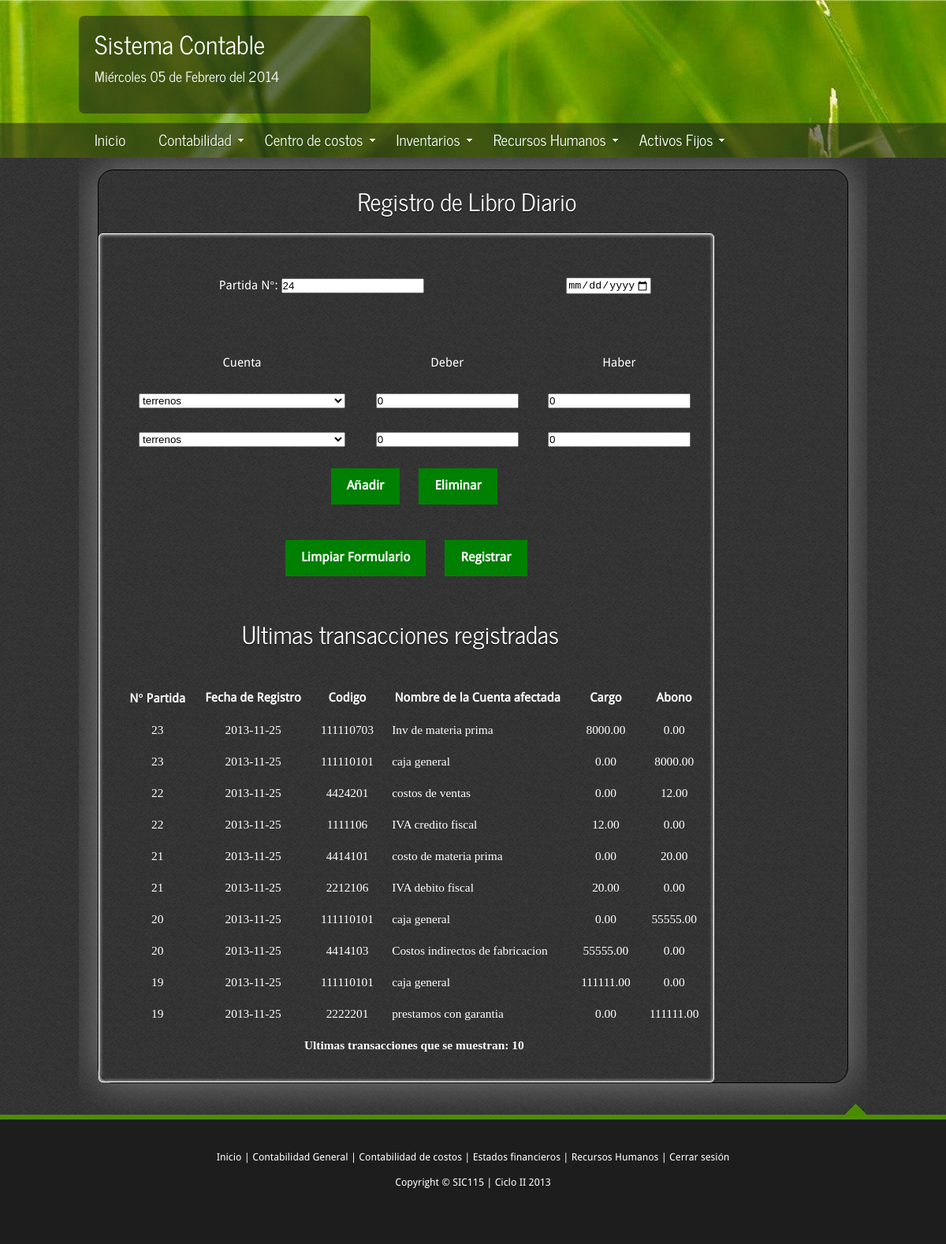
/registroDiario.php (signed in), run on an earlier commit of the app's database.
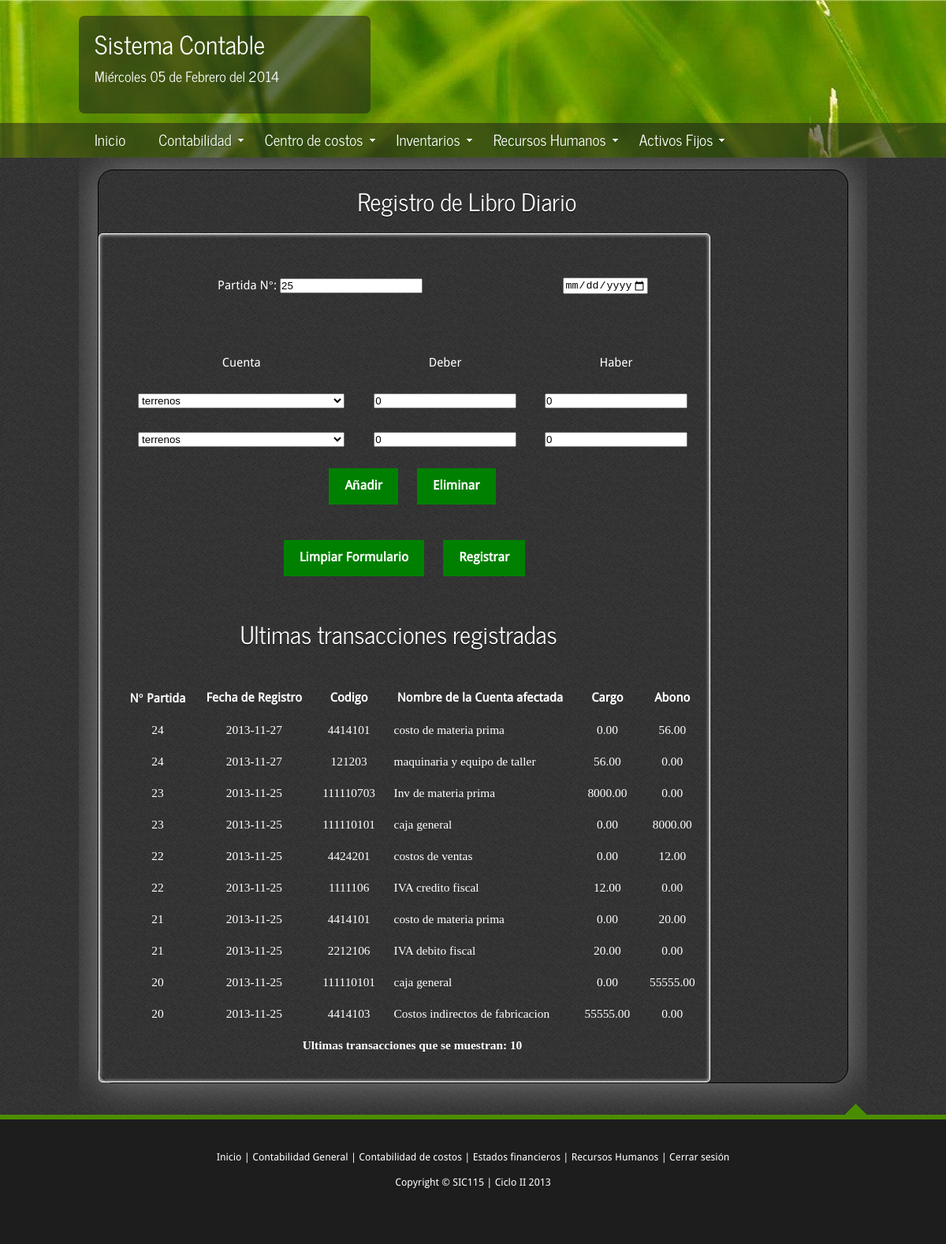
And on a later commit of the database.
### tables this page shows
CREATE TABLE IF NOT EXISTS `librodiario` (
  `NumeroTransaccion` int(10) NOT NULL,
  `CodigoCuenta` int(10) NOT NULL,
  `CargoLibroDiario` decimal(10,2) NOT NULL,
  `AbonoLibroDiario` decimal(10,2) NOT NULL,
  `FechaLibroDiario` date NOT NULL,
  PRIMARY KEY (`NumeroTransaccion`,`CodigoCuenta`)
);

CREATE TABLE IF NOT EXISTS `catalogodecuentas` (
  `CodCuenta` int(10) NOT NULL,
  `NombreCuenta` varchar(50) NOT NULL,
  `TipoCuenta` varchar(20) NOT NULL,
  `tipo2` varchar(10) NOT NULL,
  PRIMARY KEY (`CodCuenta`)
);

### registroDiario.php (the view, shortened to what this page needs)
<!DOCTYPE HTML>
<?php
   include 'funciones/funciones.php';
  $dias = array("Domingo","Lunes","Martes","Miércoles","Jueves","Viernes","Sábado");
  $meses = array("Enero","Febrero","Marzo","Abril","Mayo","Junio","Julio","Agosto","Septiembre","Octubre","Noviembre","Diciembre");
?>
<html>
<head>
  <link rel="stylesheet" type="text/css" href="css/style.css" />
  <link href="js/jquery-ui-1.10.3.custom/css/eggplant/jquery-ui-1.10.3.custom.css" rel="stylesheet">
</head>
<body>
  <div id="main">
    <header>
      <div id="logo">
        <div id="logo_text">
          <h1><a href="index.php">Sistema Contable</a><br> </h1>
             <h3> <?php
                echo $dias[date('w')]." ".date('d')." de ".$meses[date('n')-1]. " del ".date('Y');
              ?></h3>
        </div>
      </div>
      <nav>
          <?php mostrarMenu();
                function imprime_celdas($i){
                      echo "<td><select name=\"cuenta[]\" >";
                      include("conexion.php");
                      $con=mysql_connect($host,$user,$pw) or die("Problemas al conectar");
                      $QUERY = mysql_query("SELECT * FROM catalogodecuentas ", $con);
                      while ( $resultado = mysql_fetch_row($QUERY)){
                        echo "<option value='".$resultado[0]."'> ".$resultado[1]."</option>";
                      }
                  echo"</select> </td><td><input type='number' min='0' name=\"deber[]\" value='0'></td><td><input type='number' min='0' name=\"haber[]\" value='0'></td><tr>";
              }
          ?>
      </nav>
    </header>
    <div id="site_content">
      <div class="content"  style='width : 95%; border: 1px solid black; border-radius: 20px 20px 20px 20px; box-shadow:  0 0 50px gray;' >
        <h1 align="center">Registro de Libro Diario</h1>
        <form name="libro_diario" method="post" action="" style="padding: 5px;">
            <table class="tablaEntrada" style="border-spacing: 20px; width: 100%; text-aling=center;" >
                <tr>
                <td>Partida N°: <input name="partida" type="text" value= <?php
                                                                            include("conexion.php");
                                                                            $con=mysql_connect($host,$user,$pw) or die("Problemas al conectar");
                                                                            $QUERY = mysql_query("SELECT NumeroTransaccion FROM librodiario order by NumeroTransaccion desc", $con);
                                                                            $resultado = mysql_fetch_row($QUERY);
                                                                            if(!isset($resultado)){
                                                                              $numero = 0;
                                                                            }else{
                                                                              $numero = $resultado[0]+1;
                                                                            }
                                                                            echo "'".$numero."'";
                                                                        ?>  readonly></td>
                <td><input type="date" name="bday" max=<?php echo '"'.date('Y-m-d').'"';  ?> ></td>
                </tr>
            </table>
            <table class="tablaEntrada1" style="border-spacing: 10px; width: 100%; text-aling=center; ">
                <tr>
                <th>Cuenta</th>
                <th>Deber</th>
                <th>Haber</th>
                </tr>
                <?php
                    if(isset($_GET['u'])){
                    $u=$_GET['u'];
                      }
                    else {
                      $u=2;
                      }
                    for($i=0;$i<$u;$i++){
                      imprime_celdas($i);
                    }
                   echo "<tr>
                            <td colspan='3'>
                                <b><a class='boton' href='".$_SERVER['PHP_SELF']."?u=".($u+1)."'>Añadir</a>
                              </b>
                                <b><a class='boton' href='".$_SERVER['PHP_SELF']."?u=".($u-1)."'>Eliminar</a>
                              </b>
                            </td>
                         </tr>";
                ?>
            </table>
            <input class='boton' name ="boton" type="reset" value="Limpiar Formulario" >
            <input class='boton' name ="boton" type="submit" value="Registrar" >
            <table  class="tablaEntrada" style=" width: 100%; text-aling=left;" >
            <tr>
              <td><b>N° Partida</b></td>
              <td><b>Fecha de Registro</b></td>
              <td><b>Codigo</b></td>
              <td><b>Nombre de la Cuenta afectada</b></td>
              <td><b>Cargo</b></td>
              <td><b>Abono</b></td>
            </tr>
            <br>
            <br>
            <br>
            <br>
            <h1>Ultimas transacciones registradas</h1>
            <?php
              include("conexion.php");
              $link = @mysql_connect($host, $user,$pw)
                  or die ("Error al conectar a la base de datos.");
              $query = "SELECT * FROM librodiario ORDER BY NumeroTransaccion desc";
              $result = mysql_query($query);
              $numero = 0;
              $i=0;
             for($i; $i<10; $i++){
                $row=mysql_fetch_array($result);
                echo "<tr><td><font face=\"verdana\">".$row["NumeroTransaccion"]."</font></td>";
                echo "<td><font face=\"verdana\">".$row["FechaLibroDiario"]."</font></td>";
                echo "<td><font face=\"verdana\">".$row["CodigoCuenta"]."</font></td>";
                $setencia="SELECT NombreCuenta FROM  catalogodecuentas WHERE CodCuenta=".$row['CodigoCuenta'] ;
                $nombrecuenta=mysql_query($setencia, $link);
                $roww=mysql_fetch_array($nombrecuenta);
                echo "<td class=\"izquierda\"><font face=\"verdana\">".$roww['NombreCuenta']."</font></td>";
                echo "<td><font face=\"verdana\">".$row["CargoLibroDiario"]."</font></td>";
                echo "<td><font face=\"verdana\">".$row["AbonoLibroDiario"]."</font></td></tr>";
                $numero++;
              }
              echo "<tr><td colspan=\"15\"><font face=\"verdana\"><b>Ultimas transacciones que se muestran: " . $numero .
                  "</b></font></td></tr>";
            ?>
            </table>
        </form>
      </div>
    </div>
    <div id="scroll">
      <a title="Scroll to the top" class="top" href="#"><img src="images/top.png" alt="top" /></a>
    </div>
    <footer>
      <p></p>
      <p><a href="index.php">Inicio</a>
           | <a href="examples.php">Contabilidad General</a>
           | <a href="page.php">Contabilidad de costos</a>
           | <a href="another_page.php">Estados financieros</a>
           | <a href="contact.php">Recursos Humanos</a>
           | <a href="funciones/logout.php"> Cerrar sesión </a>
      </p>
      <p>Copyright &copy; SIC115 | Ciclo II 2013</p>
    </footer>
  </div>
</body>
</html>

### funciones/funciones.php (shortened to what this page needs)
<?php
function mostrarMenu() {
    echo '<div id="menu_container">
          <ul class="sf-menu" id="nav">
            <li><a href="inicio.php">Inicio</a></li>
            <li><a href="#">Contabilidad</a>
              <ul>
                <li><a href="registroDiario.php">Registros diarios</a></li>
                <li><a href="#">Catálogo de cuentas</a>
                <ul>
                    <li><a href="catalogoCuentasIngresar.php">Agregar cuentas</a></li>
                    <li><a href="catalogoCuentasEliminar.php">Eliminar cuentas</a></li>
                </ul>
                </li>
                <li><a href="#">Estados financieros</a>
                  <ul>
                    <li><a href="balanceComprobacion.php">Balance de comprobacion</a></li>
                    <li><a href="balanceResultado.php">Estado de Resultados</a></li>
                    <li><a href="#">Estado de capital</a></li>
                    <li><a href="balanceGeneral.php">Balance General</a></li>
                  </ul>
                </li>
            </ul>
            <li><a href="#">Centro de costos</a><ul>
                <li><a href="presupuestoCostoProduccion.php">Nueva orden de Produccion</a></li>
                <li><a href="listaDeOrdenes.php">Lista de ordenes de Produccion</a></li>
            </ul>
            </li>
            <li><a href="#">Inventarios</a>
            <ul>
                <li><a href="materiaPrima.php">Materia prima</a></li>
                <li><a href="#">Productos en proceso</a>
                <li><a href="#">Productos terminados</a>
                <li><a href="#">Materiales y suministros</a>
                </li>
            </ul>
            </li>
            <li><a href="#">Recursos Humanos</a>
            <ul>
                <li><a href="#">Empleados</a></li>
                <li><a href="#">Planilla</a></li>
            </ul>
            </li>
            <li><a href="#">Activos Fijos</a>
            <ul>
                <li><a href="ingresarMobiliarioYEquipo.php">Ingresar mobiliario y equipo</a></li>
                <li><a href="depreciacion.php">Depreciaciones</a></li>
            </ul>
            </li>
           </ul>
        </div>';
    }
?>

### css/style.css (style rules this page uses)
html { height: 100%; }
* { margin: 0; padding: 0; }
article, aside, figure, footer, header, hgroup, nav, section { display:block; }
body { font: normal .80em 'Droid Sans', arial, sans-serif; background: #F9F9F9; color: #FFF; }
p { padding: 0 0 16px 0; line-height: 1.7em; }
img { border: 0; }
h1, h2, h3, h4, h5, h6 { color: #FFF; letter-spacing: 0em; padding: 0 0 5px 0; }
h1, h2, h3 { font: normal 140% 'News Cycle', arial; margin: 0 0 15px 0; padding: 15px 0 5px 0; }
h3 { font-size: 140%; padding: 5px 0 0 0; }
a, a:hover { outline: none; text-decoration: none; color: #4D8D01; }
ul { margin: 2px 0 22px 17px; }
ul li { list-style-type: circle; margin: 0 0 6px 0; padding: 0 0 4px 5px; line-height: 1.5em; }
#main, #container, #logo, #site_content, footer { margin-left: auto; margin-right: auto; }
#main { background: #EEEEEE url(../images/dark.png); }
header { background: #444 url(../images/logo.jpg) no-repeat; height: 200px; }
#logo { width: 1000px; height: 180px; background: transparent; color: #888; padding: 20px 0 0 0; }
#logo #logo_text { width: 330px; border-radius: 7px; -moz-border-radius: 7px; -webkit-border: 7px; background: transparent url(../images/menubar.png); left: 0; padding: 10px 20px 20px 20px; }
#logo h1, #logo h2 { font: normal 250% 'News Cycle', arial, sans-serif; border-bottom: 0; text-transform: none; margin: 0; }
#logo_text h1, #logo_text h1 a, #logo_text h1 a:hover { padding: 0; color: #FFF; text-decoration: none; }
nav { height: 44px; margin: -44px auto 0 auto; color: #fef4e9; background: transparent url(../images/menubar.png); }
#menu_container { width: 1000px; margin: 0 auto 0 auto; }
#site_content { width: 1000px; overflow: hidden; margin: 0px auto 0 auto; padding: 15px 0 25px 0; text-shadow: 0 1px #000; text-align: center; }
.sidebar h3, .content h1 { padding: 0 15px 20px 0; font: 200% 'News Cycle', arial, sans-serif; text-shadow: #000 0 1px; margin: 0 1px; }
.content { display: inline-block; text-align: left; width: 740px; margin: 0 0 15px 0; font-size: 120%; padding: 14px 0 0 0; }
footer { font: 100% 'Droid Sans', arial, sans-serif; height: 125px; padding: 28px 0 5px 0; text-align: center; background: #1D1D1D; color: #FFF; margin: 0; border-top: 6px solid #4D8D01; }
footer p { line-height: 1.7em; padding: 0 0 10px 0; }
footer a { color: #FFF; text-decoration: none; }
#scroll { position: relative; width: 1000px; margin: 0 auto; bottom: 15px; right: 0; background: red; padding: 0; }
#scroll a { float: right; margin: 0 0 0 0; padding: 0 0 0 0; }
#scroll a img { float: right; padding: 0 0 0 0; margin: 0; }
ul.sf-menu,ul.sf-menu * { margin: 0; padding: 0; }
ul.sf-menu { display: block; position: relative; }
ul.sf-menu li { display: block; list-style: none; float: left; position: relative; }
ul.sf-menu a { display: block; position: relative; }
ul#nav { float: left; }
ul#nav li a { padding:5px 20px 6px 20px; font: 150% 'News Cycle', arial, sans-serif; text-shadow: 1px 1px #294701; text-decoration: none; color:#FFF; margin-right: 2px; }
form { font: normal 1em 'Droid Sans', arial, sans-serif; color: #FFF; display: inline-block; text-align: center; border: 1px solid white; border-radius: 5px; box-shadow: 0 0 5px white; box-shadow: inset 0 0 5px white; padding: 50px 30px 50px 30px; }
.boton { font: normal .80em 'Droid Sans', arial, sans-serif; color: #FFF; font-weight: bold; font-size: 16px; background-color: green; padding: 15px 20px 15px 20px; border: 0px solid #000; margin: 20px 10px 0 10px; }
table { margin: 10px 10px 10px 10px; }
table tr th, table tr td { background: #555; color: #FFF; text-align: left; text-shadow: none; }
.tablaEntrada, .tablaEntrada thead, .tablaEntrada tbody, .tablaEntrada td { font: normal 1em 'Droid Sans', arial, sans-serif; color: #FFF; background-color: rgba(0,0,0,0); border: rgba(0,0,0,0); padding: 10px 10px 10px 10px; text-align: center; }
.tablaEntrada1, .tablaEntrada1 thead, .tablaEntrada1 tbody, .tablaEntrada1 td, .tablaEntrada1 th { font: normal 1em 'Droid Sans', arial, sans-serif; color: #FFF; background-color: rgba(0,0,0,0); border: rgba(0,0,0,0); padding: 10px 10px 10px 10px; text-align: center; }

### registroDiario.php (style rules this page uses)
.izquierda { text-align: left !important; }

What changed in the data, as far as the page shows it:
no longer on this page (row unchanged): librodiario: NumeroTransaccion "19", FechaLibroDiario "2013-11-25", CodigoCuenta "111110101", catalogodecuentas.NombreCuenta "caja general", CargoLibroDiario "111111.00", AbonoLibroDiario "0.00"
no longer on this page (row unchanged): librodiario: NumeroTransaccion "19", FechaLibroDiario "2013-11-25", CodigoCuenta "2222201", catalogodecuentas.NombreCuenta "prestamos con garantia", CargoLibroDiario "0.00", AbonoLibroDiario "111111.00"
added librodiario: NumeroTransaccion "24", FechaLibroDiario "2013-11-27", CodigoCuenta "4414101", catalogodecuentas.NombreCuenta "costo de materia prima", CargoLibroDiario "0.00", AbonoLibroDiario "56.00"
added librodiario: NumeroTransaccion "24", FechaLibroDiario "2013-11-27", CodigoCuenta "121203", catalogodecuentas.NombreCuenta "maquinaria y equipo de taller", CargoLibroDiario "56.00", AbonoLibroDiario "0.00"
Also different on the page:
form field partida: "24" → "25"
